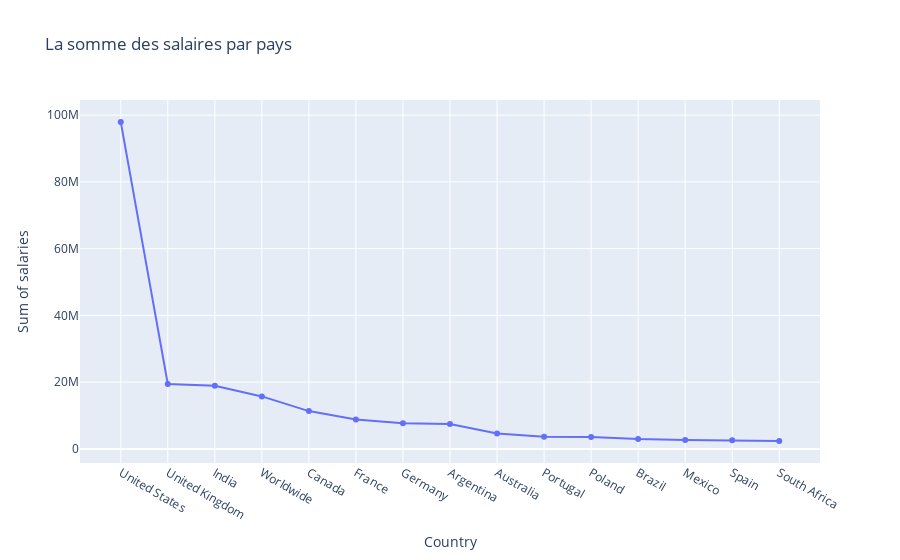

Here is the notebook cell this chart was saved with:
### Code cell
import plotly.express as px

countries = df_clean.groupby(by='Country')['Min_Salary_Year'].sum()

country_salary = countries.sort_values(ascending=False).reset_index(name='Sum of salaries')

fig = px.line(country_salary.head(15), x='Country', y='Sum of salaries',markers=True,title="La somme des salaires par pays")
fig.show()

### Figure 1 — Plotly figure (JSON) as saved in the notebook; plotly's stock layout.template omitted (floating-point values rounded to 4 significant figures)
{"data": [{"hovertemplate": "Country=%{x}<br>Sum of salaries=%{y}<extra></extra>", "legendgroup": "", "line": {"color": "#636efa", "dash": "solid"}, "marker": {"symbol": "circle"}, "mode": "lines+markers", "name": "", "orientation": "v", "showlegend": false, "type": "scatter", "x": ["United States", "United Kingdom", "India", "Worldwide", "Canada", "France", "Germany", "Argentina", "Australia", "Portugal", "Poland", "Brazil", "Mexico", "Spain", "South Africa"], "xaxis": "x", "y": [97964000, 19447404, 18924000, 15724899, 11330000, 8793360, 7680318, 7428000, 4637000, 3653000, 3556000, 2940000, 2660000, 2590808, 2338000], "yaxis": "y"}], "layout": {"legend": {"tracegroupgap": 0}, "title": {"text": "La somme des salaires par pays"}, "xaxis": {"anchor": "y", "domain": [0, 1], "title": {"text": "Country"}}, "yaxis": {"anchor": "x", "domain": [0, 1], "title": {"text": "Sum of salaries"}}}}
